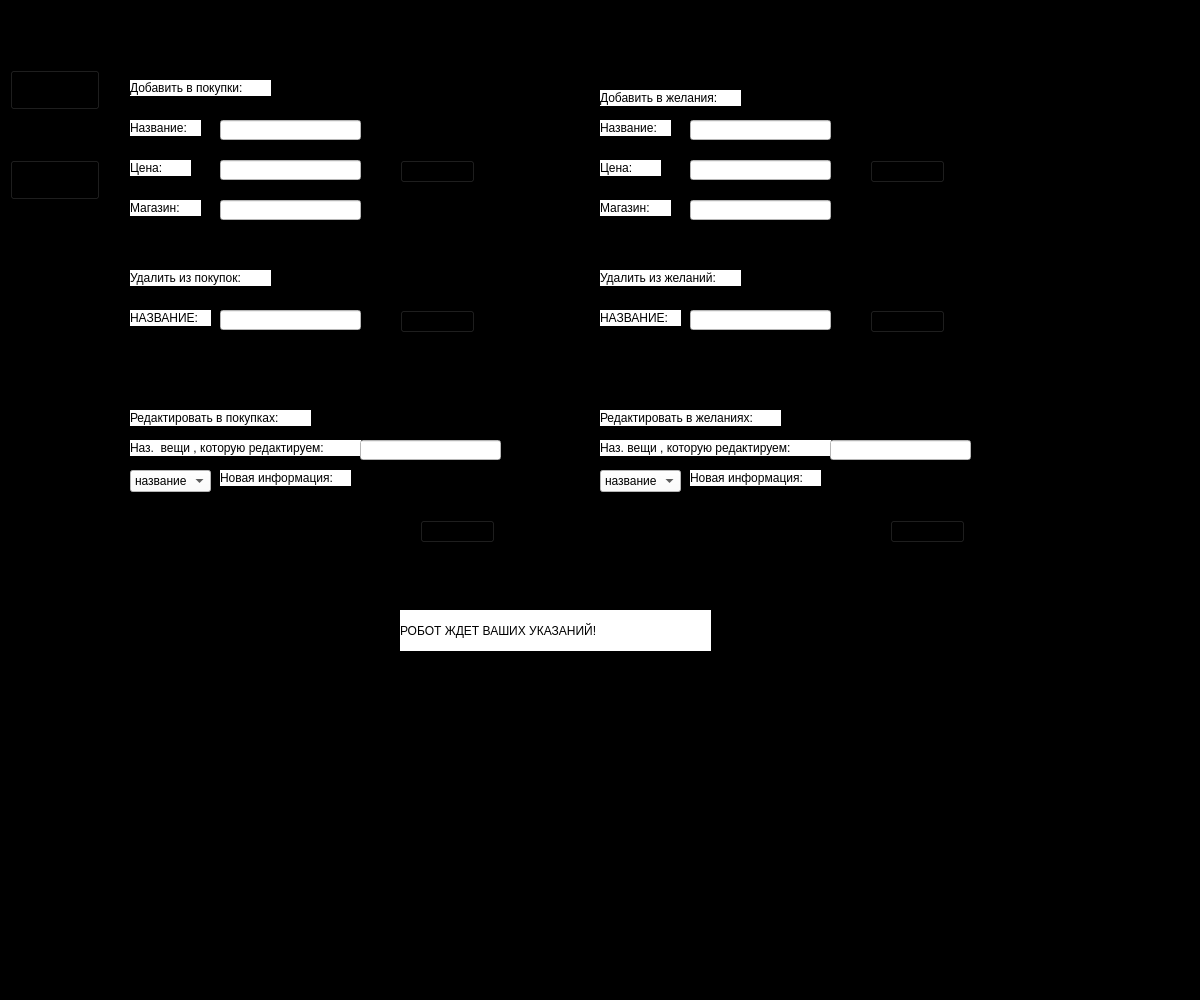
<?xml version="1.0" encoding="UTF-8"?>
<ui version="4.0">
 <class>MainWindow</class>
 <widget class="QMainWindow" name="MainWindow">
  <property name="geometry">
   <rect>
    <x>0</x>
    <y>0</y>
    <width>1200</width>
    <height>1000</height>
   </rect>
  </property>
  <property name="windowTitle">
   <string>MainWindow</string>
  </property>
  <property name="styleSheet">
   <string notr="true">background-color: rgb(0, 0, 0);</string>
  </property>
  <widget class="QWidget" name="centralwidget">
   <widget class="QLabel" name="label_2">
    <property name="geometry">
     <rect>
      <x>10</x>
      <y>0</y>
      <width>1181</width>
      <height>51</height>
     </rect>
    </property>
    <property name="styleSheet">
     <string notr="true">background-image: url(:/ad/project pqt5/materials for the proj/pink home.png);
font: 75 36pt &quot;Segoe Print&quot;;</string>
    </property>
    <property name="text">
     <string>CashCheck</string>
    </property>
    <property name="alignment">
     <set>Qt::AlignCenter</set>
    </property>
   </widget>
   <widget class="QWidget" name="widget_2" native="true">
    <property name="geometry">
     <rect>
      <x>10</x>
      <y>70</y>
      <width>91</width>
      <height>681</height>
     </rect>
    </property>
    <property name="styleSheet">
     <string notr="true">background-image: url(:/ad/project pqt5/materials for the proj/home or left.png);</string>
    </property>
    <widget class="QPushButton" name="pushButton_4">
     <property name="geometry">
      <rect>
       <x>0</x>
       <y>0</y>
       <width>90</width>
       <height>40</height>
      </rect>
     </property>
     <property name="styleSheet">
      <string notr="true">border-image: url(:/ad/project pqt5/materials for the proj/grey.png);</string>
     </property>
     <property name="text">
      <string/>
     </property>
     <property name="icon">
      <iconset resource="imges.qrc">
       <normaloff>:/ad/project pqt5/materials for the proj/left-arrow.png</normaloff>:/ad/project pqt5/materials for the proj/left-arrow.png</iconset>
     </property>
     <property name="iconSize">
      <size>
       <width>30</width>
       <height>30</height>
      </size>
     </property>
    </widget>
    <widget class="QPushButton" name="pushButton_3">
     <property name="geometry">
      <rect>
       <x>0</x>
       <y>90</y>
       <width>90</width>
       <height>40</height>
      </rect>
     </property>
     <property name="styleSheet">
      <string notr="true">border-image: url(:/ad/project pqt5/materials for the proj/grey.png);</string>
     </property>
     <property name="text">
      <string/>
     </property>
     <property name="icon">
      <iconset resource="imges.qrc">
       <normaloff>:/ad/project pqt5/materials for the proj/give-money.png</normaloff>:/ad/project pqt5/materials for the proj/give-money.png</iconset>
     </property>
     <property name="iconSize">
      <size>
       <width>30</width>
       <height>30</height>
      </size>
     </property>
    </widget>
   </widget>
   <widget class="QWidget" name="widget" native="true">
    <property name="enabled">
     <bool>true</bool>
    </property>
    <property name="geometry">
     <rect>
      <x>110</x>
      <y>70</y>
      <width>1081</width>
      <height>681</height>
     </rect>
    </property>
    <property name="styleSheet">
     <string notr="true">background-image: url(:/ad/project pqt5/materials for the proj/home or main.png);</string>
    </property>
    <widget class="QWidget" name="widget_4" native="true">
     <property name="geometry">
      <rect>
       <x>10</x>
       <y>10</y>
       <width>381</width>
       <height>151</height>
      </rect>
     </property>
     <property name="styleSheet">
      <string notr="true"/>
     </property>
     <widget class="QLabel" name="label_3">
      <property name="geometry">
       <rect>
        <x>10</x>
        <y>0</y>
        <width>141</width>
        <height>16</height>
       </rect>
      </property>
      <property name="styleSheet">
       <string notr="true">background-color: rgb(255, 255, 255);
font: 63 10pt &quot;Yu Gothic UI Semibold&quot;;</string>
      </property>
      <property name="text">
       <string>Добавить в покупки:</string>
      </property>
     </widget>
     <widget class="QLabel" name="label_4">
      <property name="geometry">
       <rect>
        <x>10</x>
        <y>40</y>
        <width>71</width>
        <height>16</height>
       </rect>
      </property>
      <property name="styleSheet">
       <string notr="true">background-color: rgb(255, 255, 255);
font: 63 10pt &quot;Yu Gothic UI Semibold&quot;;</string>
      </property>
      <property name="text">
       <string>Название:</string>
      </property>
     </widget>
     <widget class="QLabel" name="label_5">
      <property name="geometry">
       <rect>
        <x>10</x>
        <y>80</y>
        <width>61</width>
        <height>16</height>
       </rect>
      </property>
      <property name="styleSheet">
       <string notr="true">background-color: rgb(255, 255, 255);
font: 63 10pt &quot;Yu Gothic UI Semibold&quot;;</string>
      </property>
      <property name="text">
       <string>Цена:</string>
      </property>
     </widget>
     <widget class="QLabel" name="label_6">
      <property name="geometry">
       <rect>
        <x>10</x>
        <y>120</y>
        <width>71</width>
        <height>16</height>
       </rect>
      </property>
      <property name="styleSheet">
       <string notr="true">background-color: rgb(255, 255, 255);
font: 63 10pt &quot;Yu Gothic UI Semibold&quot;;</string>
      </property>
      <property name="text">
       <string>Магазин:</string>
      </property>
     </widget>
     <widget class="QLineEdit" name="lineEdit">
      <property name="geometry">
       <rect>
        <x>100</x>
        <y>40</y>
        <width>141</width>
        <height>20</height>
       </rect>
      </property>
      <property name="styleSheet">
       <string notr="true">background-color: rgb(255, 255, 255);</string>
      </property>
     </widget>
     <widget class="QLineEdit" name="lineEdit_2">
      <property name="geometry">
       <rect>
        <x>100</x>
        <y>80</y>
        <width>141</width>
        <height>20</height>
       </rect>
      </property>
      <property name="styleSheet">
       <string notr="true">background-color: rgb(255, 255, 255);</string>
      </property>
     </widget>
     <widget class="QLineEdit" name="lineEdit_3">
      <property name="geometry">
       <rect>
        <x>100</x>
        <y>120</y>
        <width>141</width>
        <height>20</height>
       </rect>
      </property>
      <property name="styleSheet">
       <string notr="true">background-color: rgb(255, 255, 255);</string>
      </property>
     </widget>
     <widget class="QPushButton" name="pushButton">
      <property name="geometry">
       <rect>
        <x>280</x>
        <y>80</y>
        <width>75</width>
        <height>23</height>
       </rect>
      </property>
      <property name="text">
       <string>ДОБАВИТЬ</string>
      </property>
     </widget>
    </widget>
    <widget class="QWidget" name="widget_5" native="true">
     <property name="geometry">
      <rect>
       <x>480</x>
       <y>10</y>
       <width>381</width>
       <height>151</height>
      </rect>
     </property>
     <property name="styleSheet">
      <string notr="true"/>
     </property>
     <widget class="QLabel" name="label_8">
      <property name="geometry">
       <rect>
        <x>10</x>
        <y>40</y>
        <width>71</width>
        <height>16</height>
       </rect>
      </property>
      <property name="styleSheet">
       <string notr="true">background-color: rgb(255, 255, 255);
font: 63 10pt &quot;Yu Gothic UI Semibold&quot;;</string>
      </property>
      <property name="text">
       <string>Название:</string>
      </property>
     </widget>
     <widget class="QLabel" name="label_9">
      <property name="geometry">
       <rect>
        <x>10</x>
        <y>80</y>
        <width>61</width>
        <height>16</height>
       </rect>
      </property>
      <property name="styleSheet">
       <string notr="true">background-color: rgb(255, 255, 255);
font: 63 10pt &quot;Yu Gothic UI Semibold&quot;;</string>
      </property>
      <property name="text">
       <string>Цена:</string>
      </property>
     </widget>
     <widget class="QLabel" name="label_10">
      <property name="geometry">
       <rect>
        <x>10</x>
        <y>120</y>
        <width>71</width>
        <height>16</height>
       </rect>
      </property>
      <property name="styleSheet">
       <string notr="true">background-color: rgb(255, 255, 255);
font: 63 10pt &quot;Yu Gothic UI Semibold&quot;;</string>
      </property>
      <property name="text">
       <string>Магазин:</string>
      </property>
     </widget>
     <widget class="QLineEdit" name="lineEdit_4">
      <property name="geometry">
       <rect>
        <x>100</x>
        <y>40</y>
        <width>141</width>
        <height>20</height>
       </rect>
      </property>
      <property name="styleSheet">
       <string notr="true">background-color: rgb(255, 255, 255);</string>
      </property>
     </widget>
     <widget class="QLineEdit" name="lineEdit_5">
      <property name="geometry">
       <rect>
        <x>100</x>
        <y>80</y>
        <width>141</width>
        <height>20</height>
       </rect>
      </property>
      <property name="styleSheet">
       <string notr="true">background-color: rgb(255, 255, 255);</string>
      </property>
     </widget>
     <widget class="QLineEdit" name="lineEdit_6">
      <property name="geometry">
       <rect>
        <x>100</x>
        <y>120</y>
        <width>141</width>
        <height>20</height>
       </rect>
      </property>
      <property name="styleSheet">
       <string notr="true">background-color: rgb(255, 255, 255);</string>
      </property>
     </widget>
     <widget class="QPushButton" name="pushButton_2">
      <property name="geometry">
       <rect>
        <x>280</x>
        <y>80</y>
        <width>75</width>
        <height>23</height>
       </rect>
      </property>
      <property name="text">
       <string>ДОБАВИТЬ</string>
      </property>
     </widget>
     <widget class="QLabel" name="label_7">
      <property name="geometry">
       <rect>
        <x>10</x>
        <y>10</y>
        <width>141</width>
        <height>16</height>
       </rect>
      </property>
      <property name="styleSheet">
       <string notr="true">background-color: rgb(255, 255, 255);
font: 63 10pt &quot;Yu Gothic UI Semibold&quot;;</string>
      </property>
      <property name="text">
       <string>Добавить в желания:</string>
      </property>
     </widget>
    </widget>
    <widget class="QWidget" name="widget_6" native="true">
     <property name="geometry">
      <rect>
       <x>10</x>
       <y>200</y>
       <width>381</width>
       <height>81</height>
      </rect>
     </property>
     <property name="styleSheet">
      <string notr="true"/>
     </property>
     <widget class="QLabel" name="label_11">
      <property name="geometry">
       <rect>
        <x>10</x>
        <y>0</y>
        <width>141</width>
        <height>16</height>
       </rect>
      </property>
      <property name="styleSheet">
       <string notr="true">background-color: rgb(255, 255, 255);
font: 63 10pt &quot;Yu Gothic UI Semibold&quot;;</string>
      </property>
      <property name="text">
       <string>Удалить из покупок:</string>
      </property>
     </widget>
     <widget class="QLabel" name="label_12">
      <property name="geometry">
       <rect>
        <x>10</x>
        <y>40</y>
        <width>81</width>
        <height>16</height>
       </rect>
      </property>
      <property name="styleSheet">
       <string notr="true">background-color: rgb(255, 255, 255);
font: 63 10pt &quot;Yu Gothic UI Semibold&quot;;</string>
      </property>
      <property name="text">
       <string>НАЗВАНИЕ:</string>
      </property>
     </widget>
     <widget class="QLineEdit" name="lineEdit_7">
      <property name="geometry">
       <rect>
        <x>100</x>
        <y>40</y>
        <width>141</width>
        <height>20</height>
       </rect>
      </property>
      <property name="styleSheet">
       <string notr="true">background-color: rgb(255, 255, 255);</string>
      </property>
     </widget>
     <widget class="QPushButton" name="pushButton_5">
      <property name="geometry">
       <rect>
        <x>280</x>
        <y>40</y>
        <width>75</width>
        <height>23</height>
       </rect>
      </property>
      <property name="text">
       <string>УДАЛИТЬ</string>
      </property>
     </widget>
    </widget>
    <widget class="QWidget" name="widget_7" native="true">
     <property name="geometry">
      <rect>
       <x>480</x>
       <y>200</y>
       <width>381</width>
       <height>81</height>
      </rect>
     </property>
     <property name="styleSheet">
      <string notr="true"/>
     </property>
     <widget class="QLabel" name="label_13">
      <property name="geometry">
       <rect>
        <x>10</x>
        <y>0</y>
        <width>141</width>
        <height>16</height>
       </rect>
      </property>
      <property name="styleSheet">
       <string notr="true">background-color: rgb(255, 255, 255);
font: 63 10pt &quot;Yu Gothic UI Semibold&quot;;</string>
      </property>
      <property name="text">
       <string>Удалить из желаний:</string>
      </property>
     </widget>
     <widget class="QLabel" name="label_14">
      <property name="geometry">
       <rect>
        <x>10</x>
        <y>40</y>
        <width>81</width>
        <height>16</height>
       </rect>
      </property>
      <property name="styleSheet">
       <string notr="true">background-color: rgb(255, 255, 255);
font: 63 10pt &quot;Yu Gothic UI Semibold&quot;;</string>
      </property>
      <property name="text">
       <string>НАЗВАНИЕ:</string>
      </property>
     </widget>
     <widget class="QLineEdit" name="lineEdit_8">
      <property name="geometry">
       <rect>
        <x>100</x>
        <y>40</y>
        <width>141</width>
        <height>20</height>
       </rect>
      </property>
      <property name="styleSheet">
       <string notr="true">background-color: rgb(255, 255, 255);</string>
      </property>
     </widget>
     <widget class="QPushButton" name="pushButton_6">
      <property name="geometry">
       <rect>
        <x>280</x>
        <y>40</y>
        <width>75</width>
        <height>23</height>
       </rect>
      </property>
      <property name="text">
       <string>УДАЛИТЬ</string>
      </property>
     </widget>
    </widget>
    <widget class="QWidget" name="widget_8" native="true">
     <property name="geometry">
      <rect>
       <x>10</x>
       <y>330</y>
       <width>381</width>
       <height>151</height>
      </rect>
     </property>
     <property name="styleSheet">
      <string notr="true"/>
     </property>
     <widget class="QLabel" name="label_16">
      <property name="geometry">
       <rect>
        <x>10</x>
        <y>40</y>
        <width>231</width>
        <height>16</height>
       </rect>
      </property>
      <property name="styleSheet">
       <string notr="true">background-color: rgb(255, 255, 255);
font: 63 10pt &quot;Yu Gothic UI Semibold&quot;;</string>
      </property>
      <property name="text">
       <string>Наз.  вещи , которую редактируем:</string>
      </property>
     </widget>
     <widget class="QLineEdit" name="lineEdit_9">
      <property name="geometry">
       <rect>
        <x>240</x>
        <y>40</y>
        <width>141</width>
        <height>20</height>
       </rect>
      </property>
      <property name="styleSheet">
       <string notr="true">background-color: rgb(255, 255, 255);</string>
      </property>
     </widget>
     <widget class="QPushButton" name="pushButton_7">
      <property name="geometry">
       <rect>
        <x>300</x>
        <y>120</y>
        <width>75</width>
        <height>23</height>
       </rect>
      </property>
      <property name="text">
       <string>РЕДАКТ.</string>
      </property>
     </widget>
     <widget class="QLabel" name="label_19">
      <property name="geometry">
       <rect>
        <x>10</x>
        <y>10</y>
        <width>181</width>
        <height>16</height>
       </rect>
      </property>
      <property name="styleSheet">
       <string notr="true">background-color: rgb(255, 255, 255);
font: 63 10pt &quot;Yu Gothic UI Semibold&quot;;</string>
      </property>
      <property name="text">
       <string>Редактировать в покупках:</string>
      </property>
     </widget>
     <widget class="QComboBox" name="comboBox">
      <property name="geometry">
       <rect>
        <x>10</x>
        <y>70</y>
        <width>81</width>
        <height>22</height>
       </rect>
      </property>
      <property name="styleSheet">
       <string notr="true">background-color: rgb(255, 255, 255);</string>
      </property>
      <item>
       <property name="text">
        <string>название</string>
       </property>
      </item>
      <item>
       <property name="text">
        <string>цена</string>
       </property>
      </item>
      <item>
       <property name="text">
        <string>магазин</string>
       </property>
      </item>
     </widget>
     <widget class="QLineEdit" name="lineEdit_10">
      <property name="geometry">
       <rect>
        <x>240</x>
        <y>70</y>
        <width>141</width>
        <height>20</height>
       </rect>
      </property>
     </widget>
     <widget class="QLabel" name="label_17">
      <property name="geometry">
       <rect>
        <x>100</x>
        <y>70</y>
        <width>131</width>
        <height>16</height>
       </rect>
      </property>
      <property name="styleSheet">
       <string notr="true">background-color: rgb(255, 255, 255);
font: 63 10pt &quot;Yu Gothic UI Semibold&quot;;</string>
      </property>
      <property name="text">
       <string>Новая информация:</string>
      </property>
     </widget>
    </widget>
    <widget class="QWidget" name="widget_9" native="true">
     <property name="geometry">
      <rect>
       <x>480</x>
       <y>330</y>
       <width>381</width>
       <height>151</height>
      </rect>
     </property>
     <property name="styleSheet">
      <string notr="true"/>
     </property>
     <widget class="QLabel" name="label_20">
      <property name="geometry">
       <rect>
        <x>10</x>
        <y>40</y>
        <width>231</width>
        <height>16</height>
       </rect>
      </property>
      <property name="styleSheet">
       <string notr="true">background-color: rgb(255, 255, 255);
font: 63 10pt &quot;Yu Gothic UI Semibold&quot;;</string>
      </property>
      <property name="text">
       <string>Наз. вещи , которую редактируем:</string>
      </property>
     </widget>
     <widget class="QLineEdit" name="lineEdit_12">
      <property name="geometry">
       <rect>
        <x>240</x>
        <y>40</y>
        <width>141</width>
        <height>20</height>
       </rect>
      </property>
      <property name="styleSheet">
       <string notr="true">background-color: rgb(255, 255, 255);</string>
      </property>
     </widget>
     <widget class="QPushButton" name="pushButton_8">
      <property name="geometry">
       <rect>
        <x>300</x>
        <y>120</y>
        <width>75</width>
        <height>23</height>
       </rect>
      </property>
      <property name="text">
       <string>РЕДАКТ.</string>
      </property>
     </widget>
     <widget class="QLabel" name="label_23">
      <property name="geometry">
       <rect>
        <x>10</x>
        <y>10</y>
        <width>181</width>
        <height>16</height>
       </rect>
      </property>
      <property name="styleSheet">
       <string notr="true">background-color: rgb(255, 255, 255);
font: 63 10pt &quot;Yu Gothic UI Semibold&quot;;</string>
      </property>
      <property name="text">
       <string>Редактировать в желаниях:</string>
      </property>
     </widget>
     <widget class="QComboBox" name="comboBox_2">
      <property name="geometry">
       <rect>
        <x>10</x>
        <y>70</y>
        <width>81</width>
        <height>22</height>
       </rect>
      </property>
      <property name="styleSheet">
       <string notr="true">background-color: rgb(255, 255, 255);</string>
      </property>
      <item>
       <property name="text">
        <string>название</string>
       </property>
      </item>
      <item>
       <property name="text">
        <string>цена</string>
       </property>
      </item>
      <item>
       <property name="text">
        <string>магазин</string>
       </property>
      </item>
     </widget>
     <widget class="QLineEdit" name="lineEdit_11">
      <property name="geometry">
       <rect>
        <x>240</x>
        <y>70</y>
        <width>141</width>
        <height>20</height>
       </rect>
      </property>
     </widget>
     <widget class="QLabel" name="label_18">
      <property name="geometry">
       <rect>
        <x>100</x>
        <y>70</y>
        <width>131</width>
        <height>16</height>
       </rect>
      </property>
      <property name="styleSheet">
       <string notr="true">background-color: rgb(255, 255, 255);
font: 63 10pt &quot;Yu Gothic UI Semibold&quot;;</string>
      </property>
      <property name="text">
       <string>Новая информация:</string>
      </property>
     </widget>
    </widget>
    <widget class="QLabel" name="label_21">
     <property name="geometry">
      <rect>
       <x>290</x>
       <y>540</y>
       <width>311</width>
       <height>41</height>
      </rect>
     </property>
     <property name="styleSheet">
      <string notr="true">background-color: rgb(255, 255, 255);
font: 63 14pt &quot;Yu Gothic UI Semibold&quot;;</string>
     </property>
     <property name="text">
      <string>РОБОТ ЖДЕТ ВАШИХ УКАЗАНИЙ!</string>
     </property>
    </widget>
   </widget>
   <widget class="QWidget" name="widget_3" native="true">
    <property name="geometry">
     <rect>
      <x>10</x>
      <y>760</y>
      <width>1181</width>
      <height>241</height>
     </rect>
    </property>
    <property name="styleSheet">
     <string notr="true">background-image: url(:/ad/project pqt5/materials for the proj/home or down.png);</string>
    </property>
    <widget class="QLabel" name="label_15">
     <property name="geometry">
      <rect>
       <x>680</x>
       <y>60</y>
       <width>491</width>
       <height>71</height>
      </rect>
     </property>
     <property name="styleSheet">
      <string notr="true">font: 12pt &quot;MS Shell Dlg 2&quot;;</string>
     </property>
     <property name="text">
      <string>Приложение работает без сбоев. Все прекрасно - робот доволен!</string>
     </property>
    </widget>
    <widget class="QLabel" name="label">
     <property name="geometry">
      <rect>
       <x>10</x>
       <y>10</y>
       <width>121</width>
       <height>16</height>
      </rect>
     </property>
     <property name="styleSheet">
      <string notr="true">font: 75 12pt &quot;System&quot;;</string>
     </property>
     <property name="text">
      <string>Подсказка:</string>
     </property>
    </widget>
    <widget class="QTextBrowser" name="textBrowser">
     <property name="geometry">
      <rect>
       <x>50</x>
       <y>50</y>
       <width>421</width>
       <height>71</height>
      </rect>
     </property>
     <property name="html">
      <string>&lt;!DOCTYPE HTML PUBLIC &quot;-//W3C//DTD HTML 4.0//EN&quot; &quot;http://www.w3.org/TR/REC-html40/strict.dtd&quot;&gt;
&lt;html&gt;&lt;head&gt;&lt;meta name=&quot;qrichtext&quot; content=&quot;1&quot; /&gt;&lt;style type=&quot;text/css&quot;&gt;
p, li { white-space: pre-wrap; }
&lt;/style&gt;&lt;/head&gt;&lt;body style=&quot; font-family:'MS Shell Dlg 2'; font-size:8.25pt; font-weight:400; font-style:normal;&quot;&gt;
&lt;p style=&quot; margin-top:0px; margin-bottom:0px; margin-left:0px; margin-right:0px; -qt-block-indent:0; text-indent:0px;&quot;&gt;&lt;span style=&quot; font-size:11pt; font-weight:600; font-style:italic;&quot;&gt;Тут Вы можеет редактировать информацию из 2 баз данных: желания и совершенные покупки. Вам доступно удаление, добавление и редактирование.&lt;/span&gt;&lt;/p&gt;&lt;/body&gt;&lt;/html&gt;</string>
     </property>
    </widget>
   </widget>
  </widget>
  <widget class="QMenuBar" name="menubar">
   <property name="geometry">
    <rect>
     <x>0</x>
     <y>0</y>
     <width>1200</width>
     <height>21</height>
    </rect>
   </property>
  </widget>
  <widget class="QStatusBar" name="statusbar"/>
 </widget>
 <resources>
  <include location="imges.qrc"/>
 </resources>
 <connections/>
</ui>
